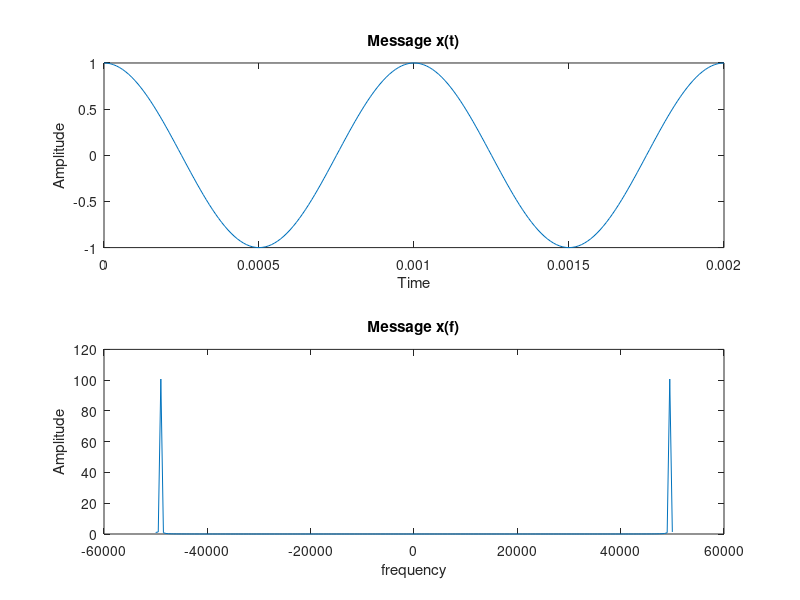
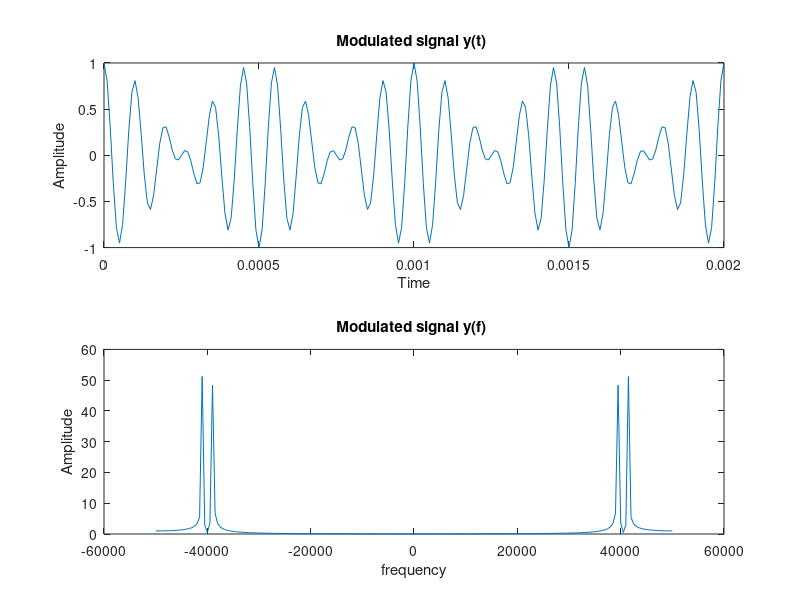
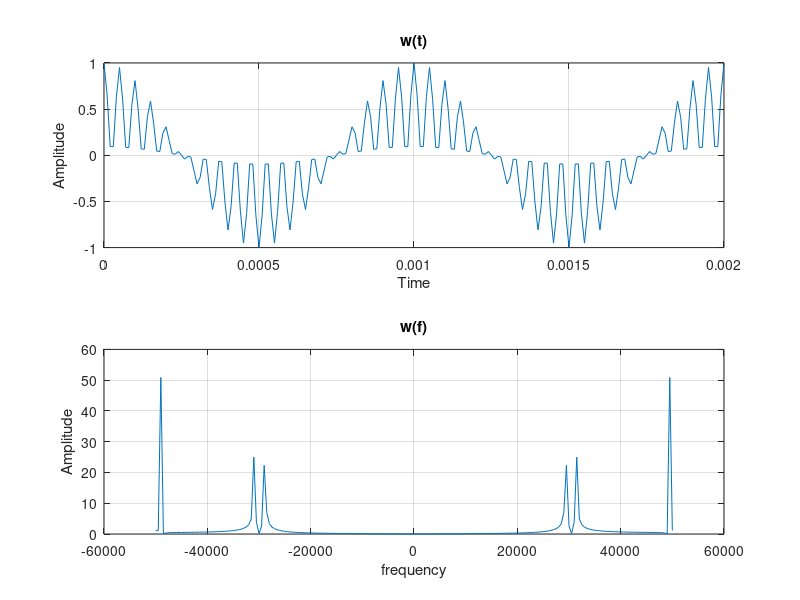
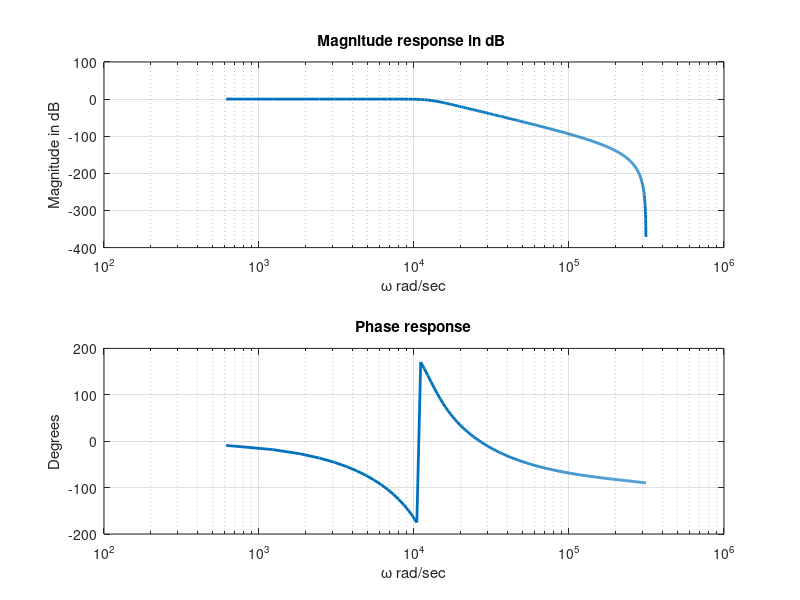

Write MATLAB code to recreate these figures, in order.
%% 
clc;
clear;
%% PROJECT NO 1 
% define fc,fs,simpling time,time,x(t),carrier 
fc = 10e3;
fs = 10*fc;
ts = 1/fs;
d= 1/fs;       
t =[0:200]*ts;
f=linspace(-fs/2,fs/2,length(t));
x = cos(2*pi*1000*t);
Ac = 1;
c = Ac* cos(2*pi*fc*t);         
%Amplitude Modulated signal y(t) and y(f)
y = x.*c;          
figure(1);
subplot(211)
plot(t,x);
xlabel('Time');
ylabel('Amplitude');
title('Message x(t)');
subplot(212)
plot(f,abs(fft(x)));
xlabel('frequency');
ylabel('Amplitude');
title('Message x(f)');
figure(2);
subplot(211)
plot(t,y);
xlabel('Time');
ylabel('Amplitude');
title('Modulated signal y(t) ');
subplot(212)
plot(f,abs(fft(y)));
xlabel('frequency')
;ylabel('Amplitude');
title('Modulated signal y(f) ');
w = y.*c; 
figure(3);
subplot(211)
plot(t,w);
xlabel('Time');
ylabel('Amplitude');
title('w(t)');
grid;
subplot(212)
plot(f,abs(fft(w)));
xlabel('frequency');
ylabel('Amplitude');
title('w(f)');
grid;
% define the cutoff frequency of the lowpass filter
fu = 2000;
% obtain the filter coefficients of a fifth order butterworth filter
[b,a] = butter(5,fu/(fs/2));
[H,omega] = freqz(b,a);
figure(4);
subplot(211)
semilogx(omega*fs,20*log10(abs(H)),'linewidth',2);
title('Magnitude response in dB ');
grid on;
xlabel('\omega rad/sec');ylabel('Magnitude in dB');
subplot(212)
semilogx(omega*fs,angle(H)*57.3,'linewidth',2);
title('Phase response');
grid on;
xlabel('\omega rad/sec');
ylabel('Degrees');
v = filter(b,a,w);
figure(5);
subplot(211)
plot(t,v);
xlabel('Time');
ylabel('Amplitude');
title('v(t)');
grid;
subplot(212)
plot(f,abs(fft(v)));
xlabel('frequency');
ylabel('Amplitude');
title('v(f)');
grid;